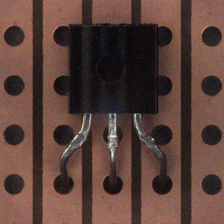
#> input picture data/dev_images/DEV_000.png, 224 x 224 px
$ python -i agent_v9.py   (imports and definitions only)
#> lines starting #> are read from the running program, lines starting #| are printed output that depends on the picture; after the words box and inside, x2 and y2 are one past the last pixel; in counts of white or black regions, pixels touching at a corner belong together
#> further down, picture is the input picture: shape (224, 224, 3); mean B, G, R 57.6, 64.9, 90.8
"""
AI Agent with LangSmith Tracing V9
Two-Stage Prompt + OpenCV 위치 분석 → LLM 제공 + 안정성 개선

V7 대비 변경사항 (V9):
1. OpenCV로 홀 위치 검출 (HoughCircles)
2. OpenCV로 리드 끝점 검출 (색상 기반 + 컨투어)
3. 리드-홀 간 거리 계산 (픽셀 단위)
4. CV 분석 결과를 Stage1 프롬프트에 추가 제공
   → LLM이 "curved = missed_hole"로 잘못 판단하는 문제 해결

V9 안정성 개선사항:
1. 이미지 로드 재시도 로직 (최대 3회)
   - 응답 내용 유효성 검사
   - 이미지 크기 검사
2. API 응답 검증 강화
   - JSON 응답 구조 검증
   - 타임아웃 및 재시도 로직
3. 오류 메시지 상세화
   - 오류 유형별 구분 (ValueError, RuntimeError 등)
   - 디버깅에 유용한 상세 정보 출력
"""

import os
import sys
import re
import json
import time
import random
import requests
import pandas as pd
import cv2
import numpy as np
from dotenv import load_dotenv
from langsmith import traceable
from typing import List, Dict, Tuple, Optional
from concurrent.futures import ThreadPoolExecutor, as_completed

# 프로젝트 루트 경로 계산
SCRIPT_DIR = os.path.dirname(os.path.abspath(__file__))
PROJECT_ROOT = os.path.dirname(os.path.dirname(SCRIPT_DIR))

# .env 파일에서 환경변수 로드
# [1 line not run here, left out]

# =========================
# 설정
# =========================
API_KEY = os.getenv("LUXIA_API_KEY")
BRIDGE_URL = "https://bridge.luxiacloud.com/llm/openai/chat/completions/gpt-4o/create"
MODEL = "gpt-4o"

# 입력/출력 경로
TEST_CSV_PATH = os.path.join(PROJECT_ROOT, "test", "test.csv")
OUT_PATH = os.path.join(PROJECT_ROOT, "test", "sample_submission.csv")

# API 호출 헤더
HEADERS = {"apikey": API_KEY, "Content-Type": "application/json"}

# 대회 라벨 정의
LABEL_NORMAL = 0
LABEL_ABNORMAL = 1

# Temperature 설정
TEMPERATURE = 0.1

# 최대 recheck 횟수
MAX_RECHECK_COUNT = 3

# =========================
# CV 분석 설정 (이미지 크기 고정 가정)
# =========================
CV_CONFIG = {
    # 홀 검출 파라미터
    "hole_detection": {
        "dp": 1.2,
        "minDist": 30,
        "param1": 50,
        "param2": 25,
        "minRadius": 8,
        "maxRadius": 25,
    },
    # 홀 검색 영역 (이미지 비율 기준) - 하단 영역
    "hole_region": {
        "top": 0.65,
        "bottom": 0.95,
        "left": 0.15,
        "right": 0.85,
    },
    # 리드 끝점 검색 영역 - 홀 바로 위
    "lead_tip_region": {
        "top": 0.50,
        "bottom": 0.85,
        "left": 0.20,
        "right": 0.80,
    },
    # 리드 색상 범위 (HSV) - 은색/회색 금속
    "lead_color_hsv": {
        "lower": (0, 0, 120),
        "upper": (180, 60, 255),
    },
    # in_hole 판정 거리 임계값 (픽셀)
    "in_hole_threshold": 15,
    # 의심 거리 임계값 (픽셀)
    "suspicious_threshold": 25,
}


# =========================
# OpenCV 기반 분석 함수
# =========================

# [105 lines left out: functions load_image_from_url, detect_holes, not called in this run]


def detect_lead_tips(img: np.ndarray) -> List[Dict]:
    """
    색상 기반으로 리드(금속) 끝점 검출

    Returns:
        List of {"x": int, "y": int, "area": int} sorted by x coordinate (left to right)
    """
    h, w = img.shape[:2]
#> h = 224; w = 224
    region = CV_CONFIG["lead_tip_region"]
    color_range = CV_CONFIG["lead_color_hsv"]

    # 리드 검색 영역 크롭
    top = int(h * region["top"])
#> top = 112
    bottom = int(h * region["bottom"])
#> bottom = 190
    left = int(w * region["left"])
#> left = 44
    right = int(w * region["right"])
#> right = 179
    roi = img[top:bottom, left:right]
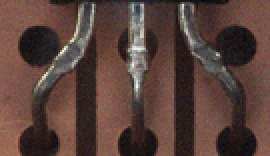
#> roi: shape (78, 135, 3) (shown 2 times larger); mean B, G, R 59, 65.7, 89.2

    # HSV 변환
    hsv = cv2.cvtColor(roi, cv2.COLOR_BGR2HSV)
#> hsv: shape (78, 135, 3); mean H, S, V 45.7, 90.4, 89.7

    # 금속(은색/회색) 색상 마스크
    mask = cv2.inRange(hsv, color_range["lower"], color_range["upper"])
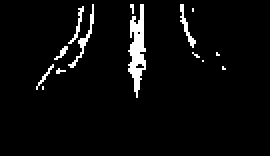
#> mask: shape (78, 135) (shown 2 times larger); 4.2% white; 14 white regions (9 under 20 px), largest, box (x1, y1, x2, y2) and area: (64, 2, 73, 49) 228, (34, 2, 47, 34) 63, (90, 2, 98, 24) 47, (34, 3, 42, 22) 34, (18, 32, 27, 45) 21

    # 모폴로지 연산으로 노이즈 제거
    kernel = np.ones((3, 3), np.uint8)
    mask = cv2.morphologyEx(mask, cv2.MORPH_CLOSE, kernel)
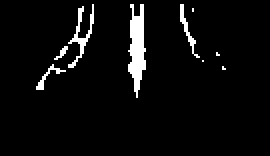
#> mask: shape (78, 135) (shown 2 times larger); 4.7% white; 9 white regions (5 under 20 px), largest, box (x1, y1, x2, y2) and area: (64, 2, 73, 49) 259, (34, 2, 47, 34) 106, (90, 2, 100, 29) 57, (18, 32, 33, 45) 41
    mask = cv2.morphologyEx(mask, cv2.MORPH_OPEN, kernel)
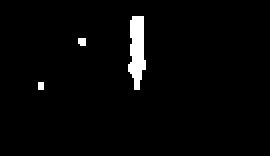
#> mask: shape (78, 135) (shown 2 times larger); 2.5% white; 3 white regions (2 under 20 px)

    # 컨투어 찾기
    contours, _ = cv2.findContours(mask, cv2.RETR_EXTERNAL, cv2.CHAIN_APPROX_SIMPLE)
#> contours = 3 contours, 2 with area under 20; largest, box (x1, y1, x2, y2) and area: (64, 8, 73, 45) 190

    lead_tips = []
    for cnt in contours:
        area = cv2.contourArea(cnt)
        if area < 50:  # 너무 작은 영역 무시
            continue

        # 바운딩 박스
        x, y, bw, bh = cv2.boundingRect(cnt)

        # 세로로 긴 형태 (리드 특성) 또는 일정 크기 이상
        if bh > bw * 0.5 or area > 200:
            # 컨투어에서 가장 아래쪽 점 (리드 끝점)
            bottom_point = tuple(cnt[cnt[:, :, 1].argmax()][0])

            lead_tips.append({
                "x": int(bottom_point[0]) + left,
                "y": int(bottom_point[1]) + top,
                "area": int(area),
                "bbox": {"x": x + left, "y": y + top, "w": bw, "h": bh},
            })
#> this loop made 3 passes
#> (area, x, y, bw, bh, bottom_point) on pass 3: (190, 64, 8, 9, 37, (67, 44))
#> after the loop, lead_tips = 1 item

    # x 좌표로 정렬 (왼쪽 → 오른쪽)
    lead_tips.sort(key=lambda t: t["x"])

    # 3개 리드에 해당하는 영역으로 그룹화
    if len(lead_tips) >= 3:
        # 가장 큰 3개 또는 x 위치로 그룹화
        roi_width = right - left
        third = roi_width // 3

        grouped = {"left": [], "center": [], "right": []}
        for tip in lead_tips:
            rel_x = tip["x"] - left
            if rel_x < third:
                grouped["left"].append(tip)
            elif rel_x < third * 2:
                grouped["center"].append(tip)
            else:
                grouped["right"].append(tip)

        # 각 그룹에서 가장 아래쪽 점 선택
        result = []
        for key in ["left", "center", "right"]:
            if grouped[key]:
                # y가 가장 큰 점 (가장 아래)
                best = max(grouped[key], key=lambda t: t["y"])
                result.append(best)

        return result

    return lead_tips[:3]


# [138 lines left out: functions calculate_distances, analyze_image_cv, not called in this run]


# =========================
# Stage 1: 관찰 전용 프롬프트 (V9 - CV 분석 결과 포함)
# =========================
STAGE1_SYSTEM = """You are a visual inspection observer for manufacturing images.
STRICT RULES:
- Do NOT classify as normal/abnormal.
- Report ONLY what is directly visible in the image.
- If uncertain, use "unknown" or "unclear" rather than guessing.
- Output MUST be valid JSON only (no markdown, no extra text).

========== IMAGE COMPONENT IDENTIFICATION (CRITICAL) ==========
The image contains these distinct elements - IDENTIFY EACH CORRECTLY:

1. BLACK BODY: The black rectangular component at the top center
   - This is the main component body

2. THREE METAL LEADS: Silver/metallic wires extending DOWN from the body
   - LEFT lead, CENTER lead, RIGHT lead
   - They should go straight down into the holes

3. THREE TARGET HOLES: Dark circular holes at the BOTTOM of the image
   - Located directly below where each lead should end
   - Each lead must enter its corresponding hole

4. VERTICAL LINES (TRACES): Brown/copper colored vertical stripes on the board
   - These run parallel to leads but are PART OF THE BOARD, not leads
   - Leads should NOT touch or attach to these lines
   - If a lead touches/attaches to a vertical line = DEFECT (broken/misrouted)

========== V9: USE CV ANALYSIS AS REFERENCE ==========
You will receive CV (Computer Vision) analysis results that measured the ACTUAL DISTANCE
between each lead tip and its nearest hole in pixels.

IMPORTANT: Use this CV data as an OBJECTIVE reference!
- If CV says "distance=5px, status=in_hole" → The lead IS in the hole
- If CV says "distance=30px, status=missed_hole" → The lead MISSED the hole
- CV analysis is more reliable than visual estimation for distances

However, CV can fail or be inaccurate. Cross-check with what you see:
- If CV says "in_hole" but you clearly see the lead is NOT in hole → report what you see
- If CV analysis failed → rely entirely on visual inspection

========== LEAD-TO-HOLE CONNECTION ==========
For EACH lead (left, center, right), check:
1. Does the lead END inside its target hole? (connected)
2. Does the lead MISS the hole and end elsewhere? (floating)
3. Does the lead touch/attach to a vertical LINE instead of hole? (floating + defect)

========== SURFACE_MARK_UNUSUAL_BLOB (STRICT) ==========
- "present" ONLY for: foreign objects, solder splatter, physical damage
- "none" for: normal reflections, standard markings, circular indent on body
- When in doubt, mark as "none"

========== LEAD ARRANGEMENT ==========
- "parallel": Leads go in same direction toward their holes (NORMAL)
- "crossed": Leads physically cross over each other (X pattern)
- "tangled": Leads touch, overlap, or merge together
- "splayed": Leads spread so wide they miss their holes completely"""

STAGE1_USER_TEMPLATE = """Observe the provided image and fill the JSON below using ONLY visible evidence.
Do NOT conclude normal/abnormal.

{cv_analysis}

IMPORTANT DEFINITIONS:
- HOLE: Dark circular opening at the bottom where lead should INSERT into
- VERTICAL LINE/TRACE: Brown/copper stripe running vertically on the board (NOT a hole)
- "connected": Lead tip is INSIDE the hole
- "floating": Lead tip is NOT inside the hole (missed, bent away, or attached to line instead)

V9 GUIDANCE - USE CV ANALYSIS:
The CV analysis above measured actual pixel distances. Use this as your primary reference:
- distance < 15px = "in_hole" (lead tip is inside the hole)
- distance 15-25px = "near_hole" (borderline, check visually)
- distance > 25px = "missed_hole" (lead clearly missed)

If CV says a lead is "in_hole", trust it unless you see clear evidence otherwise.
Curved leads CAN be "in_hole" if their TIP is inside - CV measures the TIP position!

Return JSON that matches this exact schema and allowed values:

{{
  "body": {{
    "tilt": {{"value": "none|mild|severe|unknown", "evidence": ""}},
    "rotation_relative_to_vertical_lines": {{"value": "none|mild|severe|unknown", "evidence": ""}},
    "center_offset": {{"value": "centered|left_shift|right_shift|unknown", "evidence": ""}},
    "top_edge_irregularity_or_damage": {{"value": "none|present|unknown", "evidence": ""}},
    "surface_mark_unusual_blob": {{"value": "none|present|unknown", "evidence": ""}}
  }},
  "leads": {{
    "count_visible": {{"value": 0, "evidence": ""}},
    "left_lead": {{
      "visibility": "clear|partial|unclear",
      "shape": "straightish|curved|severely_deformed|unknown",
      "shape_detail": "points_down|bends_left|bends_right|twisted|missing|unknown",
      "length_impression": "normal_like|short_like|unknown",
      "end_position": "in_hole|missed_hole|attached_to_line|unknown",
      "contact_with_board": "connected|floating|unknown",
      "touches_vertical_line": "yes|no|unknown",
      "evidence": ""
    }},
    "center_lead": {{
      "visibility": "clear|partial|unclear",
      "shape": "straightish|curved|blob_like|unknown",
      "shape_detail": "points_down|bends_left|bends_right|twisted|missing|unknown",
      "length_impression": "normal_like|short_like|unknown",
      "end_position": "in_hole|missed_hole|attached_to_line|unknown",
      "contact_with_board": "connected|floating|unknown",
      "touches_vertical_line": "yes|no|unknown",
      "evidence": ""
    }},
    "right_lead": {{
      "visibility": "clear|partial|unclear",
      "shape": "straightish|curved|severely_deformed|unknown",
      "shape_detail": "points_down|bends_left|bends_right|twisted|missing|unknown",
      "length_impression": "normal_like|short_like|unknown",
      "end_position": "in_hole|missed_hole|attached_to_line|unknown",
      "contact_with_board": "connected|floating|unknown",
      "touches_vertical_line": "yes|no|unknown",
      "evidence": ""
    }},
    "symmetry_left_vs_right": {{"value": "symmetric|slightly_asymmetric|asymmetric|unknown", "evidence": ""}},
    "lead_overlap_or_clumping": {{"value": "none|present|unknown", "evidence": ""}},
    "lead_arrangement": {{"value": "parallel|crossed|tangled|splayed|unknown", "evidence": ""}},
    "all_leads_reach_holes": {{"value": "yes|no|unknown", "evidence": ""}}
  }},
  "background_alignment": {{
    "holes_pattern_visible": {{"value": "yes|no|unknown", "evidence": ""}},
    "bottom_three_holes_near_lead_ends": {{"value": "clearly_visible|partially_visible|unclear", "evidence": ""}}
  }},
  "image_quality": {{
    "blur": "low|medium|high",
    "lighting_glare_on_metal": "low|medium|high",
    "occlusion": "none|some|high"
  }},
  "notes": ""
}}"""

# =========================
# Stage 2: 판단 + 검증 프롬프트
# =========================
STAGE2_SYSTEM = """You are a manufacturing visual inspection decision agent.
You will receive:
(1) a structured observation JSON from Stage 1.

Your job:
- Decide "normal" or "abnormal" using the Stage 1 observations ONLY.
- Provide a confidence score (0.00 to 1.00).
- Provide key reasons grounded in the Stage 1 evidence fields.
- Output MUST be valid JSON only (no markdown, no extra text).

Rules:
- If multiple Stage 1 fields are "unknown/unclear", lower confidence.
- Do not invent new evidence not present in the Stage 1 JSON."""

STAGE2_USER_TEMPLATE = """Using ONLY the Stage 1 observation JSON below, make a final decision.

Decision strategy:
- Treat these as CRITICAL abnormal indicators (IMMEDIATE FAIL):
  1) ANY lead end_position == "missed_hole" (lead not in its hole)
  2) ANY lead end_position == "attached_to_line" (lead stuck to vertical trace)
  3) ANY lead touches_vertical_line == "yes" (lead touching board trace)
  4) ANY lead contact_with_board == "floating" (lead not connected)
  5) leads.lead_arrangement == "crossed" OR "tangled" (leads crossing/tangled)
  6) leads.all_leads_reach_holes == "no"

- Treat these as high-signal abnormal indicators:
  7) body.tilt.value == "severe"
  8) body.top_edge_irregularity_or_damage.value == "present"
  9) leads.center_lead.shape == "blob_like" OR leads.center_lead.length_impression == "short_like"
  10) leads.lead_overlap_or_clumping.value == "present"
  11) ANY lead shape == "severely_deformed"
  12) ANY lead shape_detail == "twisted" OR "missing"

- LOW-signal (NOT abnormal alone):
  13) bends_left or bends_right ALONE = normal variation (curved leads can still be in_hole!)
  14) body.surface_mark_unusual_blob = often false positive, verify carefully

Classification:
- If ANY CRITICAL indicator is present → label = "abnormal"
- Otherwise → label = "normal"

Confidence:
- High confidence (0.90+): Clear evidence, no ambiguity
- Medium confidence (0.70-0.89): Some uncertainty but clear trend
- Low confidence (<0.70): Multiple unknowns or conflicting evidence

Return JSON in this exact schema:

{
  "label": "normal|abnormal",
  "confidence": 0.00,
  "key_reasons": ["...","...","..."],
  "termination_reason": "high_confidence|low_confidence"
}

Stage 1 JSON:
"""


# =========================
# LangSmith Traceable 함수들
# =========================

# [72 lines that did not run here, left out]


def _safe_json_extract(s: str) -> dict:
    """JSON 파싱 (LLM 출력에서 JSON 추출)

    V9 개선사항:
    - 반환값이 딕셔너리인지 검증
    - 더 상세한 오류 메시지
    """
    if not s or not s.strip():
        raise ValueError("Empty response from LLM")

    # 1. 마크다운 코드 블록 제거
    s = re.sub(r"```json\s*", "", s)
    s = re.sub(r"```\s*", "", s)
    s = s.strip()

    result = None

    # 2. 직접 파싱 시도
    try:
        result = json.loads(s)
    except json.JSONDecodeError:
        pass

    # 3. 중첩 JSON 추출 (balanced braces)
    if result is None:
        start = s.find("{")
        if start == -1:
            raise ValueError(f"JSON parse failed - no opening brace in response: {s[:300]}")

        depth = 0
        end = start
        for i, c in enumerate(s[start:], start):
            if c == "{":
                depth += 1
            elif c == "}":
                depth -= 1
                if depth == 0:
                    end = i + 1
                    break

        if depth != 0:
            raise ValueError(f"JSON parse failed - unbalanced braces: {s[:300]}")

        json_str = s[start:end]

        try:
            result = json.loads(json_str)
        except json.JSONDecodeError as e:
            raise ValueError(f"JSON parse failed: {e}, content: {json_str[:300]}")

    # 4. 결과 검증 - 반드시 딕셔너리여야 함
    if not isinstance(result, dict):
        raise ValueError(f"Parsed JSON is not a dict but {type(result).__name__}: {str(result)[:300]}")

    # 5. Stage 1 응답의 경우 'body' 키가 있어야 함 (기본 검증)
    # Stage 2 응답의 경우 'label' 키가 있어야 함
    # 둘 다 없으면 잘못된 응답
    if "body" not in result and "label" not in result:
        raise ValueError(f"Parsed JSON missing expected keys (body or label): {list(result.keys())[:10]}")

    return result


# [35 lines that did not run here, left out]


# [33 lines that did not run here, left out]


# [82 lines that did not run here, left out]


def process_single_image(args: Tuple[int, str, str, int, bool]) -> dict:
    """단일 이미지 처리 함수 (병렬 처리용)

    V9 개선사항:
    - 오류 유형별 상세 메시지 출력

    Args:
        args: (인덱스, 이미지 ID, 이미지 URL, 총 개수, verbose 플래그)

    Returns:
        결과 딕셔너리
    """
    idx, _id, img_url, total, verbose = args

    result = {
        "id": _id,
        "label": LABEL_NORMAL,
        "needs_review": False,
        "review_message": ""
    }

    try:
        label, needs_review, review_message = classify_agent(
            img_url, img_id=_id, verbose=verbose
        )

        result["label"] = label
        result["needs_review"] = needs_review
        result["review_message"] = review_message

        result_text = '불량(1)' if label == 1 else '정상(0)'
        print(f"[{idx+1}/{total}] {_id} -> {result_text}")

    except ValueError as e:
        # JSON 파싱 오류 또는 이미지 처리 오류
        error_msg = str(e)
        if "Stage1 JSON parse" in error_msg:
            print(f"[{idx+1}/{total}] {_id} -> Stage1 JSON 파싱 오류")
        elif "Stage2 JSON parse" in error_msg:
            print(f"[{idx+1}/{total}] {_id} -> Stage2 JSON 파싱 오류")
        elif "Stage1 response missing" in error_msg or "Stage2 response missing" in error_msg:
            print(f"[{idx+1}/{total}] {_id} -> LLM 응답 형식 오류: {error_msg[:150]}")
        elif "Failed to load image" in error_msg:
            print(f"[{idx+1}/{total}] {_id} -> 이미지 로드 오류")
        else:
            print(f"[{idx+1}/{total}] {_id} -> ValueError: {error_msg[:150]}")
        result["needs_review"] = True
        result["review_message"] = f"ValueError: {error_msg[:300]}"

    except RuntimeError as e:
        # API 호출 오류
        error_msg = str(e)
        print(f"[{idx+1}/{total}] {_id} -> API 오류: {error_msg[:150]}")
        result["needs_review"] = True
        result["review_message"] = f"RuntimeError: {error_msg[:300]}"

    except KeyError as e:
        # 딕셔너리 키 접근 오류 - 이전에 발생했던 문제
        error_msg = str(e)
        print(f"[{idx+1}/{total}] {_id} -> KeyError (JSON 구조 오류): {error_msg}")
        result["needs_review"] = True
        result["review_message"] = f"KeyError: {error_msg}"

    except Exception as e:
        # 기타 예상치 못한 오류
        error_msg = str(e)
        error_type = type(e).__name__
        print(f"[{idx+1}/{total}] {_id} -> {error_type}: {error_msg[:150]}")
        result["needs_review"] = True
        result["review_message"] = f"{error_type}: {error_msg[:300]}"

    return result


# [82 lines that did not run here, left out]


# =========================
# CV 테스트 함수
# =========================
def test_cv_analysis(img_url: str):
    """단일 이미지에 대한 CV 분석 테스트"""
    print("=" * 60)
    print("CV Analysis Test")
    print("=" * 60)
    print(f"Image: {img_url}")
    print()

    result = analyze_image_cv(img_url)

    print(result["details"])
    print()
    print(f"Raw analysis: {json.dumps(result['analysis'], indent=2)}")

    return result


# [12 lines not run here, left out]

>>> import cv2
>>> picture = cv2.imread('../../data/dev_images/DEV_000.png')
>>> result = detect_lead_tips(picture)
#> result = 1 item
